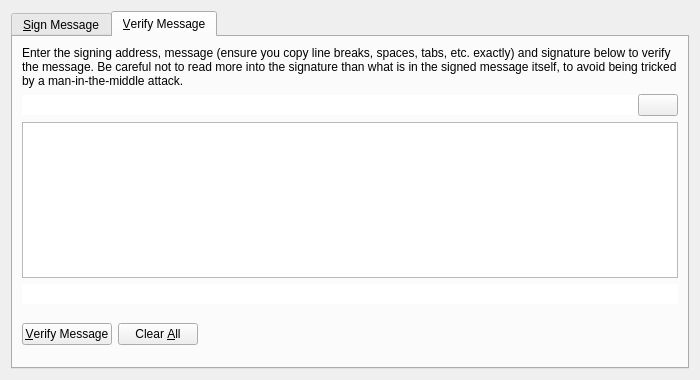
<?xml version="1.0" encoding="UTF-8"?>
<ui version="4.0">
 <class>SignVerifyMessageDialog</class>
 <widget class="QDialog" name="SignVerifyMessageDialog">
  <property name="geometry">
   <rect>
    <x>0</x>
    <y>0</y>
    <width>700</width>
    <height>380</height>
   </rect>
  </property>
  <property name="windowTitle">
   <string>Signatures - Sign / Verify a Message</string>
  </property>
  <property name="modal">
   <bool>true</bool>
  </property>
  <layout class="QVBoxLayout" name="verticalLayout">
   <item>
    <widget class="QTabWidget" name="tabWidget">
     <property name="currentIndex">
      <number>1</number>
     </property>
     <widget class="QWidget" name="tabSignMessage">
      <attribute name="title">
       <string>&amp;Sign Message</string>
      </attribute>
      <layout class="QVBoxLayout" name="verticalLayout_SM">
       <item>
        <widget class="QLabel" name="infoLabel_SM">
         <property name="text">
          <string>You can sign messages with your addresses to prove you own them. Be careful not to sign anything vague, as phishing attacks may try to trick you into signing your identity over to them. Only sign fully-detailed statements you agree to.</string>
         </property>
         <property name="textFormat">
          <enum>Qt::PlainText</enum>
         </property>
         <property name="wordWrap">
          <bool>true</bool>
         </property>
        </widget>
       </item>
       <item>
        <layout class="QHBoxLayout" name="horizontalLayout_1_SM">
         <property name="spacing">
          <number>0</number>
         </property>
         <item>
          <widget class="QValidatedLineEdit" name="addressIn_SM">
           <property name="toolTip">
            <string>The address to sign the message with (e.g. B8gZqgY4r2RoEdqYk3QsAqFckyf9pRHN6i)</string>
           </property>
           <property name="maxLength">
            <number>34</number>
           </property>
           <property name="frame">
            <bool>false</bool>
           </property>
          </widget>
         </item>
         <item>
          <widget class="QPushButton" name="addressBookButton_SM">
           <property name="toolTip">
            <string>Choose an address from the address book</string>
           </property>
           <property name="text">
            <string/>
           </property>
           <property name="icon">
            <iconset resource="../bitcoin.qrc">
             <normaloff>:/icons/address-book</normaloff>:/icons/address-book</iconset>
           </property>
           <property name="shortcut">
            <string>Alt+A</string>
           </property>
           <property name="autoDefault">
            <bool>false</bool>
           </property>
          </widget>
         </item>
         <item>
          <widget class="QPushButton" name="pasteButton_SM">
           <property name="toolTip">
            <string>Paste address from clipboard</string>
           </property>
           <property name="text">
            <string/>
           </property>
           <property name="icon">
            <iconset resource="../bitcoin.qrc">
             <normaloff>:/icons/editpaste</normaloff>:/icons/editpaste</iconset>
           </property>
           <property name="shortcut">
            <string>Alt+P</string>
           </property>
           <property name="autoDefault">
            <bool>false</bool>
           </property>
          </widget>
         </item>
        </layout>
       </item>
       <item>
        <widget class="QPlainTextEdit" name="messageIn_SM">
         <property name="toolTip">
          <string>Enter the message you want to sign here</string>
         </property>
        </widget>
       </item>
       <item>
        <layout class="QHBoxLayout" name="horizontalLayout_2_SM">
         <property name="spacing">
          <number>0</number>
         </property>
         <item>
          <widget class="QLineEdit" name="signatureOut_SM">
           <property name="font">
            <font>
             <italic>true</italic>
            </font>
           </property>
           <property name="frame">
            <bool>false</bool>
           </property>
           <property name="readOnly">
            <bool>true</bool>
           </property>
          </widget>
         </item>
         <item>
          <widget class="QPushButton" name="copySignatureButton_SM">
           <property name="toolTip">
            <string>Copy the current signature to the system clipboard</string>
           </property>
           <property name="text">
            <string/>
           </property>
           <property name="icon">
            <iconset resource="../bitcoin.qrc">
             <normaloff>:/icons/editcopy</normaloff>:/icons/editcopy</iconset>
           </property>
           <property name="autoDefault">
            <bool>false</bool>
           </property>
          </widget>
         </item>
        </layout>
       </item>
       <item>
        <layout class="QHBoxLayout" name="horizontalLayout_3_SM">
         <item>
          <widget class="QPushButton" name="signMessageButton_SM">
           <property name="toolTip">
            <string>Sign the message to prove you own this ion address</string>
           </property>
           <property name="text">
            <string>&amp;Sign Message</string>
           </property>
           <property name="icon">
            <iconset resource="../bitcoin.qrc">
             <normaloff>:/icons/edit</normaloff>:/icons/edit</iconset>
           </property>
           <property name="autoDefault">
            <bool>false</bool>
           </property>
          </widget>
         </item>
         <item>
          <widget class="QPushButton" name="clearButton_SM">
           <property name="toolTip">
            <string>Reset all sign message fields</string>
           </property>
           <property name="text">
            <string>Clear &amp;All</string>
           </property>
           <property name="icon">
            <iconset resource="../bitcoin.qrc">
             <normaloff>:/icons/remove</normaloff>:/icons/remove</iconset>
           </property>
           <property name="autoDefault">
            <bool>false</bool>
           </property>
          </widget>
         </item>
         <item>
          <spacer name="horizontalSpacer_1_SM">
           <property name="orientation">
            <enum>Qt::Horizontal</enum>
           </property>
           <property name="sizeHint" stdset="0">
            <size>
             <width>40</width>
             <height>48</height>
            </size>
           </property>
          </spacer>
         </item>
         <item>
          <widget class="QLabel" name="statusLabel_SM">
           <property name="font">
            <font>
             <weight>75</weight>
             <bold>true</bold>
            </font>
           </property>
           <property name="text">
            <string/>
           </property>
           <property name="wordWrap">
            <bool>true</bool>
           </property>
          </widget>
         </item>
         <item>
          <spacer name="horizontalSpacer_2_SM">
           <property name="orientation">
            <enum>Qt::Horizontal</enum>
           </property>
           <property name="sizeHint" stdset="0">
            <size>
             <width>40</width>
             <height>48</height>
            </size>
           </property>
          </spacer>
         </item>
        </layout>
       </item>
      </layout>
     </widget>
     <widget class="QWidget" name="tabVerifyMessage">
      <attribute name="title">
       <string>&amp;Verify Message</string>
      </attribute>
      <layout class="QVBoxLayout" name="verticalLayout_VM">
       <item>
        <widget class="QLabel" name="infoLabel_VM">
         <property name="text">
          <string>Enter the signing address, message (ensure you copy line breaks, spaces, tabs, etc. exactly) and signature below to verify the message. Be careful not to read more into the signature than what is in the signed message itself, to avoid being tricked by a man-in-the-middle attack.</string>
         </property>
         <property name="textFormat">
          <enum>Qt::PlainText</enum>
         </property>
         <property name="alignment">
          <set>Qt::AlignLeading|Qt::AlignLeft|Qt::AlignTop</set>
         </property>
         <property name="wordWrap">
          <bool>true</bool>
         </property>
        </widget>
       </item>
       <item>
        <layout class="QHBoxLayout" name="horizontalLayout_1_VM">
         <property name="spacing">
          <number>0</number>
         </property>
         <item>
          <widget class="QValidatedLineEdit" name="addressIn_VM">
           <property name="toolTip">
            <string>The address the message was signed with (e.g. B8gZqgY4r2RoEdqYk3QsAqFckyf9pRHN6i)</string>
           </property>
           <property name="maxLength">
            <number>34</number>
           </property>
           <property name="frame">
            <bool>false</bool>
           </property>
          </widget>
         </item>
         <item>
          <widget class="QPushButton" name="addressBookButton_VM">
           <property name="toolTip">
            <string>Choose an address from the address book</string>
           </property>
           <property name="text">
            <string/>
           </property>
           <property name="icon">
            <iconset resource="../bitcoin.qrc">
             <normaloff>:/icons/address-book</normaloff>:/icons/address-book</iconset>
           </property>
           <property name="shortcut">
            <string>Alt+A</string>
           </property>
           <property name="autoDefault">
            <bool>false</bool>
           </property>
          </widget>
         </item>
        </layout>
       </item>
       <item>
        <widget class="QPlainTextEdit" name="messageIn_VM"/>
       </item>
       <item>
        <widget class="QValidatedLineEdit" name="signatureIn_VM">
         <property name="frame">
          <bool>false</bool>
         </property>
        </widget>
       </item>
       <item>
        <layout class="QHBoxLayout" name="horizontalLayout_2_VM">
         <item>
          <widget class="QPushButton" name="verifyMessageButton_VM">
           <property name="toolTip">
            <string>Verify the message to ensure it was signed with the specified ion address</string>
           </property>
           <property name="text">
            <string>&amp;Verify Message</string>
           </property>
           <property name="icon">
            <iconset resource="../bitcoin.qrc">
             <normaloff>:/icons/transaction_0</normaloff>:/icons/transaction_0</iconset>
           </property>
           <property name="autoDefault">
            <bool>false</bool>
           </property>
          </widget>
         </item>
         <item>
          <widget class="QPushButton" name="clearButton_VM">
           <property name="toolTip">
            <string>Reset all verify message fields</string>
           </property>
           <property name="text">
            <string>Clear &amp;All</string>
           </property>
           <property name="icon">
            <iconset resource="../bitcoin.qrc">
             <normaloff>:/icons/remove</normaloff>:/icons/remove</iconset>
           </property>
           <property name="autoDefault">
            <bool>false</bool>
           </property>
          </widget>
         </item>
         <item>
          <spacer name="horizontalSpacer_1_VM">
           <property name="orientation">
            <enum>Qt::Horizontal</enum>
           </property>
           <property name="sizeHint" stdset="0">
            <size>
             <width>40</width>
             <height>48</height>
            </size>
           </property>
          </spacer>
         </item>
         <item>
          <widget class="QLabel" name="statusLabel_VM">
           <property name="font">
            <font>
             <weight>75</weight>
             <bold>true</bold>
            </font>
           </property>
           <property name="text">
            <string/>
           </property>
           <property name="wordWrap">
            <bool>true</bool>
           </property>
          </widget>
         </item>
         <item>
          <spacer name="horizontalSpacer_2_VM">
           <property name="orientation">
            <enum>Qt::Horizontal</enum>
           </property>
           <property name="sizeHint" stdset="0">
            <size>
             <width>40</width>
             <height>48</height>
            </size>
           </property>
          </spacer>
         </item>
        </layout>
       </item>
      </layout>
     </widget>
    </widget>
   </item>
  </layout>
 </widget>
 <customwidgets>
  <customwidget>
   <class>QValidatedLineEdit</class>
   <extends>QLineEdit</extends>
   <header>qvalidatedlineedit.h</header>
  </customwidget>
 </customwidgets>
 <resources>
  <include location="../bitcoin.qrc"/>
 </resources>
 <connections/>
</ui>
